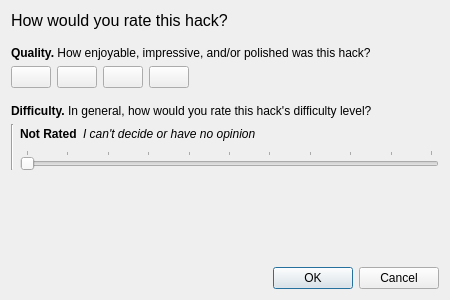
<?xml version="1.0" encoding="UTF-8"?>
<ui version="4.0">
 <class>RhdcRatingDialog</class>
 <widget class="QDialog" name="RhdcRatingDialog">
  <property name="geometry">
   <rect>
    <x>0</x>
    <y>0</y>
    <width>450</width>
    <height>300</height>
   </rect>
  </property>
  <property name="windowTitle">
   <string>Rate this Hack</string>
  </property>
  <layout class="QVBoxLayout" name="verticalLayout_3">
   <item>
    <widget class="QLabel" name="label">
     <property name="font">
      <font>
       <pointsize>12</pointsize>
      </font>
     </property>
     <property name="text">
      <string>How would you rate this hack?</string>
     </property>
     <property name="textFormat">
      <enum>Qt::PlainText</enum>
     </property>
    </widget>
   </item>
   <item>
    <spacer name="verticalSpacer_3">
     <property name="orientation">
      <enum>Qt::Vertical</enum>
     </property>
     <property name="sizeType">
      <enum>QSizePolicy::Fixed</enum>
     </property>
     <property name="sizeHint" stdset="0">
      <size>
       <width>20</width>
       <height>10</height>
      </size>
     </property>
    </spacer>
   </item>
   <item>
    <widget class="QLabel" name="label_2">
     <property name="text">
      <string>&lt;html&gt;&lt;head/&gt;&lt;body&gt;&lt;p&gt;&lt;span style=&quot; font-weight:600;&quot;&gt;Quality. &lt;/span&gt;How enjoyable, impressive, and/or polished was this hack?&lt;/p&gt;&lt;/body&gt;&lt;/html&gt;</string>
     </property>
     <property name="textFormat">
      <enum>Qt::RichText</enum>
     </property>
    </widget>
   </item>
   <item>
    <layout class="QHBoxLayout" name="horizontalLayout_4">
     <item>
      <widget class="QPushButton" name="dislikeButton">
       <property name="text">
        <string notr="true"/>
       </property>
       <property name="icon">
        <iconset resource="../../../../data/resources.qrc">
         <normaloff>:/symbol/rating-disliked.svg</normaloff>:/symbol/rating-disliked.svg</iconset>
       </property>
       <property name="iconSize">
        <size>
         <width>32</width>
         <height>32</height>
        </size>
       </property>
       <property name="checkable">
        <bool>true</bool>
       </property>
      </widget>
     </item>
     <item>
      <widget class="QPushButton" name="neutralButton">
       <property name="text">
        <string notr="true"/>
       </property>
       <property name="icon">
        <iconset resource="../../../../data/resources.qrc">
         <normaloff>:/symbol/rating-neutral.svg</normaloff>:/symbol/rating-neutral.svg</iconset>
       </property>
       <property name="iconSize">
        <size>
         <width>32</width>
         <height>32</height>
        </size>
       </property>
       <property name="checkable">
        <bool>true</bool>
       </property>
      </widget>
     </item>
     <item>
      <widget class="QPushButton" name="likeButton">
       <property name="text">
        <string notr="true"/>
       </property>
       <property name="icon">
        <iconset resource="../../../../data/resources.qrc">
         <normaloff>:/symbol/rating-liked.svg</normaloff>:/symbol/rating-liked.svg</iconset>
       </property>
       <property name="iconSize">
        <size>
         <width>32</width>
         <height>32</height>
        </size>
       </property>
       <property name="checkable">
        <bool>true</bool>
       </property>
      </widget>
     </item>
     <item>
      <widget class="QPushButton" name="loveButton">
       <property name="text">
        <string notr="true"/>
       </property>
       <property name="icon">
        <iconset resource="../../../../data/resources.qrc">
         <normaloff>:/symbol/rating-loved.svg</normaloff>:/symbol/rating-loved.svg</iconset>
       </property>
       <property name="iconSize">
        <size>
         <width>32</width>
         <height>32</height>
        </size>
       </property>
       <property name="checkable">
        <bool>true</bool>
       </property>
      </widget>
     </item>
     <item>
      <spacer name="horizontalSpacer">
       <property name="orientation">
        <enum>Qt::Horizontal</enum>
       </property>
       <property name="sizeHint" stdset="0">
        <size>
         <width>40</width>
         <height>20</height>
        </size>
       </property>
      </spacer>
     </item>
    </layout>
   </item>
   <item>
    <spacer name="verticalSpacer_2">
     <property name="orientation">
      <enum>Qt::Vertical</enum>
     </property>
     <property name="sizeType">
      <enum>QSizePolicy::Fixed</enum>
     </property>
     <property name="sizeHint" stdset="0">
      <size>
       <width>20</width>
       <height>10</height>
      </size>
     </property>
    </spacer>
   </item>
   <item>
    <widget class="QLabel" name="label_3">
     <property name="text">
      <string>&lt;html&gt;&lt;head/&gt;&lt;body&gt;&lt;p&gt;&lt;span style=&quot; font-weight:600;&quot;&gt;Difficulty. &lt;/span&gt;In general, how would you rate this hack's difficulty level?&lt;/p&gt;&lt;/body&gt;&lt;/html&gt;</string>
     </property>
     <property name="textFormat">
      <enum>Qt::RichText</enum>
     </property>
     <property name="buddy">
      <cstring>difficultySlider</cstring>
     </property>
    </widget>
   </item>
   <item>
    <layout class="QHBoxLayout" name="horizontalLayout_3">
     <item>
      <widget class="Line" name="line_2">
       <property name="orientation">
        <enum>Qt::Vertical</enum>
       </property>
      </widget>
     </item>
     <item>
      <layout class="QVBoxLayout" name="verticalLayout_2">
       <item>
        <layout class="QHBoxLayout" name="horizontalLayout">
         <item>
          <widget class="QLabel" name="difficultyScoreLabel">
           <property name="font">
            <font>
             <weight>75</weight>
             <bold>true</bold>
            </font>
           </property>
           <property name="text">
            <string notr="true">Not Rated</string>
           </property>
           <property name="textFormat">
            <enum>Qt::PlainText</enum>
           </property>
          </widget>
         </item>
         <item>
          <widget class="QLabel" name="difficultyInfoLabel">
           <property name="font">
            <font>
             <italic>true</italic>
            </font>
           </property>
           <property name="text">
            <string notr="true">I can't decide or have no opinion</string>
           </property>
           <property name="textFormat">
            <enum>Qt::PlainText</enum>
           </property>
          </widget>
         </item>
         <item>
          <spacer name="horizontalSpacer_2">
           <property name="orientation">
            <enum>Qt::Horizontal</enum>
           </property>
           <property name="sizeHint" stdset="0">
            <size>
             <width>40</width>
             <height>20</height>
            </size>
           </property>
          </spacer>
         </item>
        </layout>
       </item>
       <item>
        <widget class="QSlider" name="difficultySlider">
         <property name="maximum">
          <number>10</number>
         </property>
         <property name="orientation">
          <enum>Qt::Horizontal</enum>
         </property>
         <property name="tickPosition">
          <enum>QSlider::TicksAbove</enum>
         </property>
         <property name="tickInterval">
          <number>1</number>
         </property>
        </widget>
       </item>
      </layout>
     </item>
    </layout>
   </item>
   <item>
    <spacer name="verticalSpacer">
     <property name="orientation">
      <enum>Qt::Vertical</enum>
     </property>
     <property name="sizeHint" stdset="0">
      <size>
       <width>20</width>
       <height>14</height>
      </size>
     </property>
    </spacer>
   </item>
   <item>
    <widget class="QDialogButtonBox" name="buttonTray">
     <property name="orientation">
      <enum>Qt::Horizontal</enum>
     </property>
     <property name="standardButtons">
      <set>QDialogButtonBox::Cancel|QDialogButtonBox::Ok</set>
     </property>
    </widget>
   </item>
  </layout>
 </widget>
 <tabstops>
  <tabstop>dislikeButton</tabstop>
  <tabstop>neutralButton</tabstop>
  <tabstop>likeButton</tabstop>
  <tabstop>loveButton</tabstop>
  <tabstop>difficultySlider</tabstop>
 </tabstops>
 <resources>
  <include location="../../../../data/resources.qrc"/>
 </resources>
 <connections>
  <connection>
   <sender>buttonTray</sender>
   <signal>accepted()</signal>
   <receiver>RhdcRatingDialog</receiver>
   <slot>accept()</slot>
   <hints>
    <hint type="sourcelabel">
     <x>224</x>
     <y>274</y>
    </hint>
    <hint type="destinationlabel">
     <x>157</x>
     <y>274</y>
    </hint>
   </hints>
  </connection>
  <connection>
   <sender>buttonTray</sender>
   <signal>rejected()</signal>
   <receiver>RhdcRatingDialog</receiver>
   <slot>reject()</slot>
   <hints>
    <hint type="sourcelabel">
     <x>316</x>
     <y>260</y>
    </hint>
    <hint type="destinationlabel">
     <x>286</x>
     <y>274</y>
    </hint>
   </hints>
  </connection>
  <connection>
   <sender>difficultySlider</sender>
   <signal>sliderMoved(int)</signal>
   <receiver>RhdcRatingDialog</receiver>
   <slot>difficultyChanged(int)</slot>
   <hints>
    <hint type="sourcelabel">
     <x>393</x>
     <y>213</y>
    </hint>
    <hint type="destinationlabel">
     <x>449</x>
     <y>163</y>
    </hint>
   </hints>
  </connection>
  <connection>
   <sender>difficultySlider</sender>
   <signal>valueChanged(int)</signal>
   <receiver>RhdcRatingDialog</receiver>
   <slot>difficultyChanged(int)</slot>
   <hints>
    <hint type="sourcelabel">
     <x>415</x>
     <y>216</y>
    </hint>
    <hint type="destinationlabel">
     <x>451</x>
     <y>201</y>
    </hint>
   </hints>
  </connection>
  <connection>
   <sender>dislikeButton</sender>
   <signal>clicked()</signal>
   <receiver>RhdcRatingDialog</receiver>
   <slot>dislikedClicked()</slot>
   <hints>
    <hint type="sourcelabel">
     <x>45</x>
     <y>109</y>
    </hint>
    <hint type="destinationlabel">
     <x>445</x>
     <y>10</y>
    </hint>
   </hints>
  </connection>
  <connection>
   <sender>neutralButton</sender>
   <signal>clicked()</signal>
   <receiver>RhdcRatingDialog</receiver>
   <slot>neutralClicked()</slot>
   <hints>
    <hint type="sourcelabel">
     <x>82</x>
     <y>99</y>
    </hint>
    <hint type="destinationlabel">
     <x>445</x>
     <y>46</y>
    </hint>
   </hints>
  </connection>
  <connection>
   <sender>likeButton</sender>
   <signal>clicked()</signal>
   <receiver>RhdcRatingDialog</receiver>
   <slot>likedClicked()</slot>
   <hints>
    <hint type="sourcelabel">
     <x>147</x>
     <y>95</y>
    </hint>
    <hint type="destinationlabel">
     <x>443</x>
     <y>86</y>
    </hint>
   </hints>
  </connection>
  <connection>
   <sender>loveButton</sender>
   <signal>clicked()</signal>
   <receiver>RhdcRatingDialog</receiver>
   <slot>lovedClicked()</slot>
   <hints>
    <hint type="sourcelabel">
     <x>199</x>
     <y>103</y>
    </hint>
    <hint type="destinationlabel">
     <x>444</x>
     <y>122</y>
    </hint>
   </hints>
  </connection>
 </connections>
 <slots>
  <slot>qualityChanged(int)</slot>
  <slot>difficultyChanged(int)</slot>
  <slot>dislikedClicked()</slot>
  <slot>neutralClicked()</slot>
  <slot>likedClicked()</slot>
  <slot>lovedClicked()</slot>
 </slots>
</ui>
